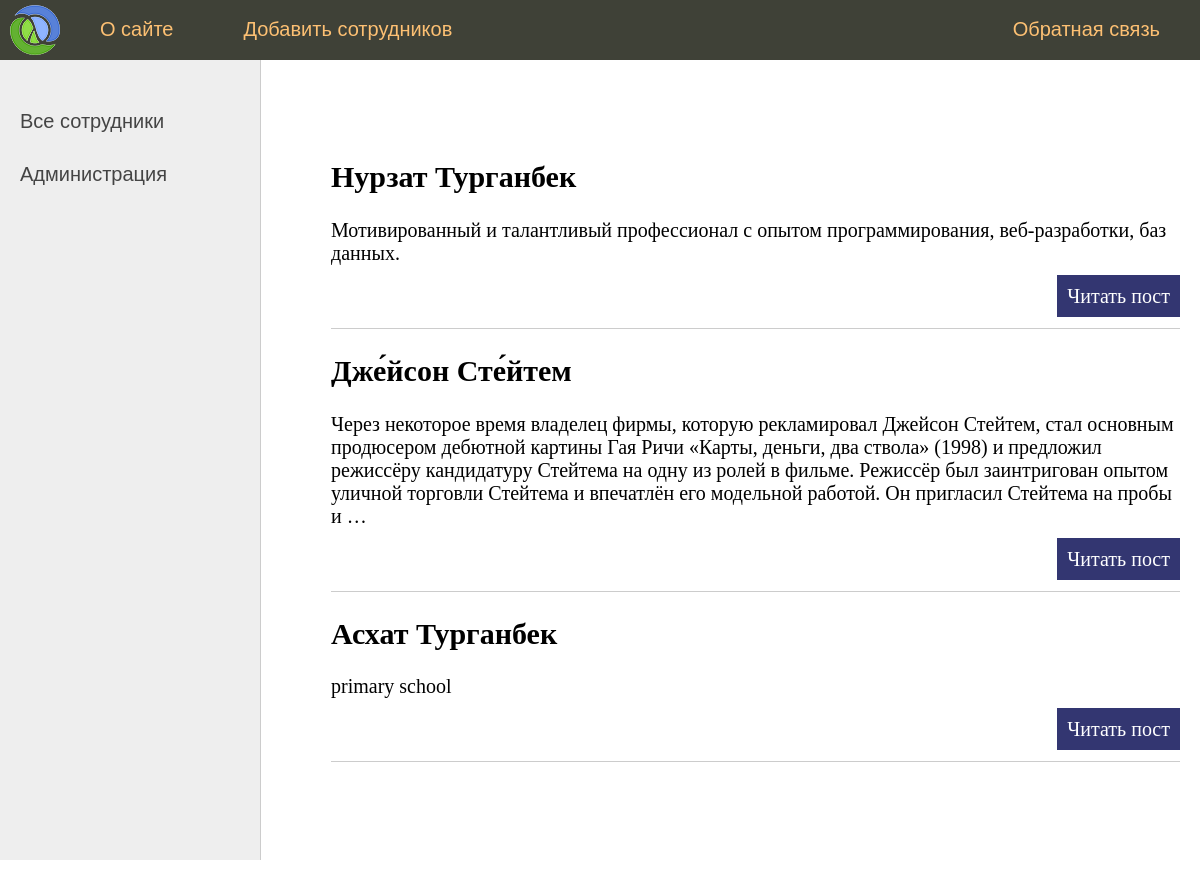
The page / on the database its author committed.
### article/models.py (models this page shows, shortened)
class User(models.Model):
    title = models.CharField(max_length=255, verbose_name="ФИО")
    slug = models.CharField(max_length=255, unique=True, db_index=True, verbose_name="Эл. почта")
    salary = models.IntegerField(verbose_name="Зарплата")
    content = models.TextField(blank=True, verbose_name="Роль")
    time_create = models.DateTimeField(auto_now_add=True, verbose_name="Время создания")
    time_update = models.DateTimeField(auto_now=True, verbose_name="Время изменения")
    is_published = models.BooleanField(default=True, verbose_name="Публикация")
    def get_absolute_url(self):
        return reverse('post', kwargs={'post_slug': self.slug})
    class Meta:
        verbose_name = 'сотрудник'
        verbose_name_plural = 'Персонал'
        ordering = ['time_create','title']

### article/views.py (the view)
# urls.py: path('', HomePage.as_view(),name='home'),
class HomePage(ListView):
     model = User
     template_name = 'article/index.html'
     context_object_name = 'posts'
     extra_context = {'title':'Главная страница'}
     def get_context_data(self,*,object_list = None, **kwargs):
          context =  super().get_context_data(**kwargs)
          context['menu'] = menu
          return context
     def get_queryset(self):
          return User.objects.filter(is_published = True)

### article/templates/article/index.html (shortened to what this page needs)
{% extends 'article/base.html' %}
{% block content %}
<ul class="list-articles">
	{% for p in posts %}
			<li><h2>{{p.title}}</h2>
	{% autoescape on %}
	{{p.content|linebreaks|truncatewords:50}}
	{% endautoescape %}
	<p class="link-read-post"><a href="{{ p.get_absolute_url }}">Читать пост</a></p>
			</li>
	{% endfor %}
</ul>
{% endblock %}

### article/templates/article/base.html (shortened to what this page needs)
{% load static %}
<!DOCTYPE html>
<html>
<head>
    <link type="text/css" href="{% static 'article/css/styles.css' %}" rel="stylesheet" />
</head>
<body>
<table class="table-page" border=0 cellpadding="0" cellspacing="0">
<tr><td valign=top>
{% block mainmenu %}
        <div class="header">
            <ul id="mainmenu" class="mainmenu">
            <li class="logo"><a href="{% url 'home' %}"><div class="logo"></div></a></li>
    {% for m in menu %}
        {% if not forloop.last %}
            <li><a href="{% url m.url_name %}">{{m.title}}</a></li>
        {% else %}
            <li class="last"><a href="{% url m.url_name %}">{{m.title}}</a></li>
        {% endif %}
    {% endfor %}
            </ul>
        </div>
{% endblock mainmenu %}
<table class="table-content" border=0 cellpadding="0" cellspacing="0">
<tr>
    <td valign="top" class="left-chapters">
    <ul id="leftchapters">
        <li class="selected"><a href="{% url 'home' %}">Все сотрудники</a></li>
        <li><a href="{% url 'admin:index' %}">Администрация</a></li>
    </ul>
</td>
<td valign="top" class="content">
    <div class="content-text">
{% block content %}
{% endblock %}
    </div>
</td></tr></table>
</td></tr>
</body>
</html>

### article/static/article/css/styles.css (style rules this page uses)
html, body { font-family: 'Arial'; margin: 0; padding: 0; height: 100%; width: 100%; color: #444; }
a { color: #0059b2; text-decoration: none; }
p.link-read-post { text-align: right; }
p.link-read-post a { padding: 10px; min-width: 100px; background: #333671; color: #fff; text-decoration: none; }
ul.list-articles { list-style: none; margin: 0; padding: 0; }
ul.list-articles li { border-bottom: 1px solid #ccc; }
.table-page { width: 100%; height: 100%; vertical-align: top; }
.table-page tr { height: 100%; }
.header { background: #3F4137; height: 60px; }
.logo { background: url('../images/logo.png') no-repeat 10px 5px; width: 70px; height: 60px; }
ul.mainmenu { list-style: none; margin: 0; padding: 0; height: 60px; color: #fdc073; font-size: 20px; overflow: hidden; }
ul.mainmenu li { float: left; margin: 18px 40px 0 30px; }
ul.mainmenu li.logo { margin: 0; }
ul.mainmenu li.last { float: right; }
ul.mainmenu li a { color: #fdc073; text-decoration: none; }
.table-content { width: 100%; min-height: 100%; height: 100%; }
.left-chapters { margin: 0; background: #eee; border-right: 1px solid #ccc; min-height: 100%; }
.left-chapters ul { width: 230px; min-height: 100%; margin: 0; padding: 20px 10px 10px 20px; list-style: none; font-size: 20px; }
.left-chapters ul li { margin: 30px 0 0 0; color: #999; }
.left-chapters ul li.selected { color: #0059b2; }
.left-chapters ul li a { color: #444; text-decoration: none; }
.content { padding: 40px 20px 20px 40px; width: 100%; box-sizing: border-box; }
.content-text { margin: 60px 0 0 30px; color: #000; font-size: 20px; font-family: Yandex Sans Display Light; }

### rows shown on the page
User: title "Нурзат Турганбек", content "Мотивированный и талантливый профессионал с опытом программирования, веб-разработки, баз данных."
User: title "Дже́йсон Сте́йтем", content "Через некоторое время владелец фирмы, которую рекламировал Джейсон Стейтем, стал основным продюсером дебютной картины Гая Ричи «Карты, деньги, два ствола» (1998) и предложил режиссёру кандидатуру Стейтема на одну из ролей в фильме. Режиссёр был заинтригован опытом уличной торговли Стейтема и впечатлён его модельной работой. Он пригласил Стейтема на пробы и …"
User: title "Асхат Турганбек", content "primary school"

### other values the page prints
{{ m.title }} "О сайте" "Добавить сотрудников"
{{ m.title }} "Обратная связь"
